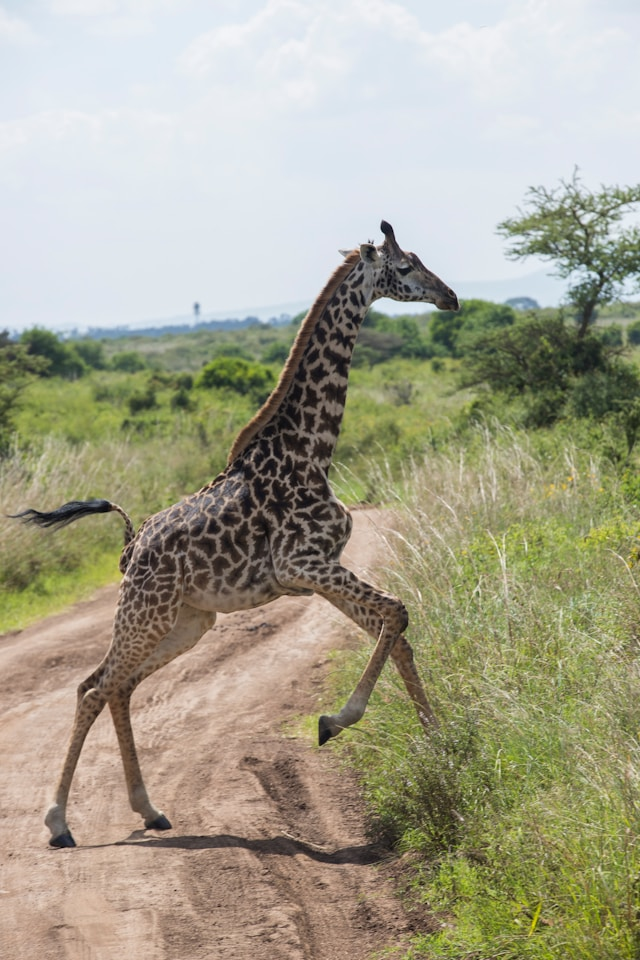
#> input picture Color_Thresholding/girraffe.jpg, 640 x 960 px
$ jupyter execute color_thresholding.ipynb
#> lines starting #> are read from the running program, lines starting #| are printed output that depends on the picture; after the words box and inside, x2 and y2 are one past the last pixel; in counts of white or black regions, pixels touching at a corner belong together
[cell 1]
import cv2
import numpy as np
import matplotlib.pyplot as plt

[cell 2]
image = cv2.imread("./girraffe.jpg")
#> image is the input picture: shape (960, 640, 3); mean B, G, R 142.2, 162.7, 165.6

[cell 3]
image_rgb = cv2.cvtColor(image, cv2.COLOR_BGR2RGB)
image_hsv = cv2.cvtColor(image, cv2.COLOR_BGR2HSV)
#> image_hsv: shape (960, 640, 3); mean H, S, V 51.4, 60.2, 172.5

[cell 4]
plt.imshow(image_rgb)

[cell 5]
lower_white = np.array([0,0,190])
upper_white = np.array([30,80,255])

[cell 6]
mask = cv2.inRange(image_hsv, lower_white, upper_white)
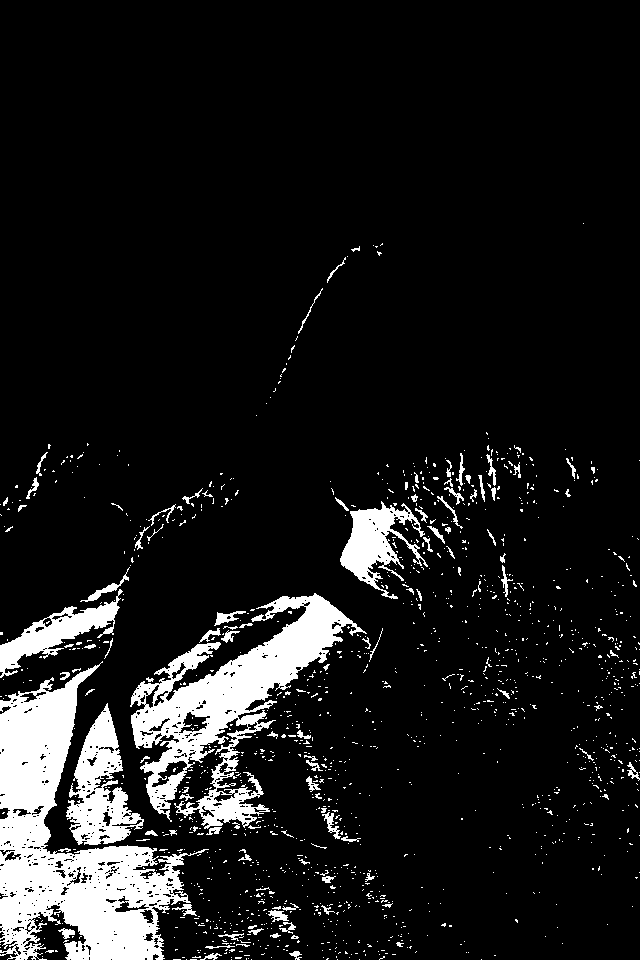
#> mask: shape (960, 640); 10.3% white; 1392 white regions (1284 under 20 px), largest, box (x1, y1, x2, y2) and area: (0, 661, 209, 960) 24830, (130, 593, 367, 829) 17360, (66, 703, 144, 845) 5059

[cell 7]
plt.imshow(mask)

[cell 8]
black_hsv = np.uint8([[[120,255,0]]])
black_bgr = cv2.cvtColor(black_hsv, cv2.COLOR_HSV2BGR)[0][0]

[cell 9]
image_result = image.copy()
image_result[mask>0] = black_bgr
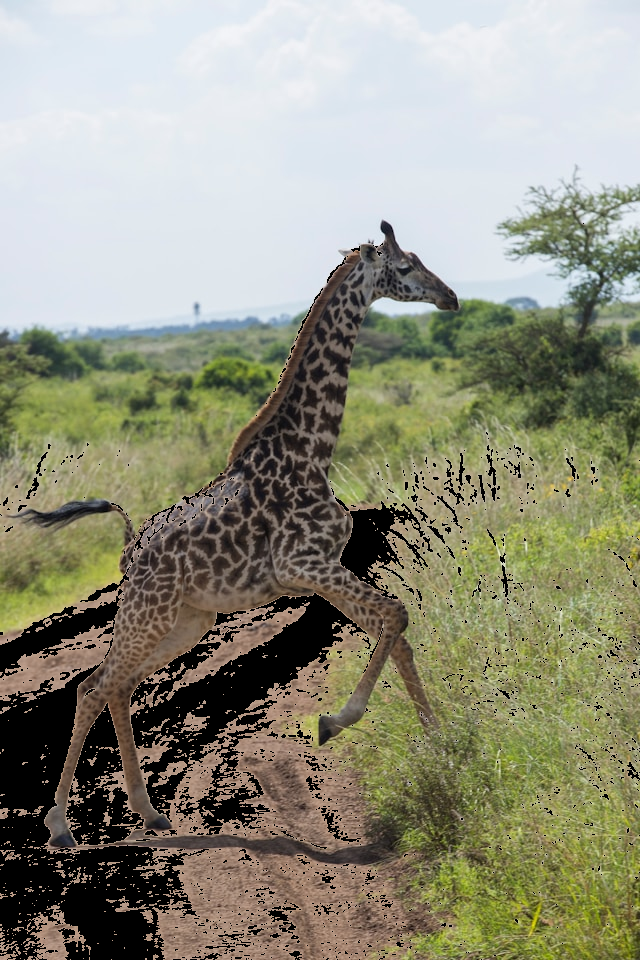
#> image_result: shape (960, 640, 3); 10.32% of pixels changed, all inside (x1, y1, x2, y2) = (0, 223, 640, 960)

[cell 10]
image_result_rgb = cv2.cvtColor(image_result, cv2.COLOR_BGR2RGB)

[cell 11]
# PLOT

fig,axs = plt.subplots(1,3, figsize=(12,6))

axs[0].imshow(image_rgb)
axs[0].set_title("Original Image")
axs[0].axis('off')


axs[1].imshow(mask)
axs[1].set_title("Binary Mask")
axs[1].axis('off')


axs[2].imshow(image_result_rgb)
axs[2].set_title("Output Image")
axs[2].axis('off')

plt.tight_layout()
plt.show()
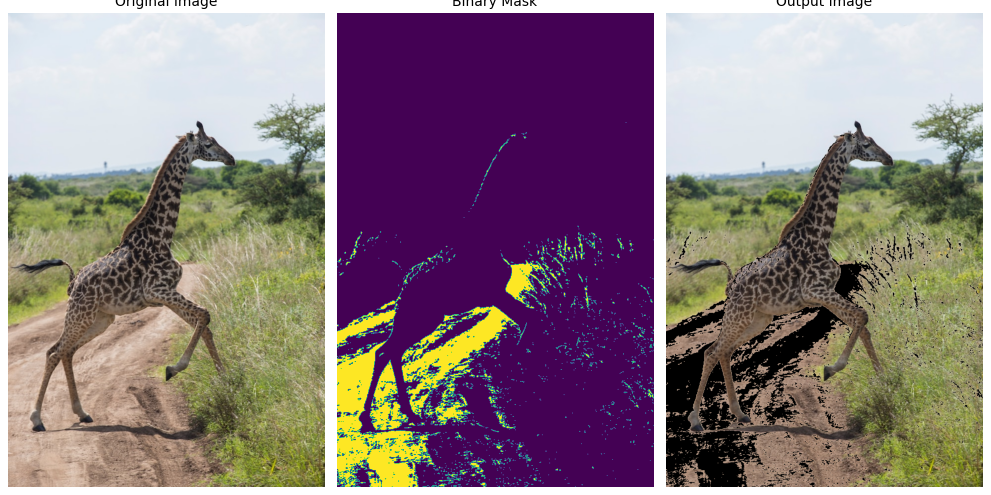
#> figure drawn by matplotlib, 3 panels
